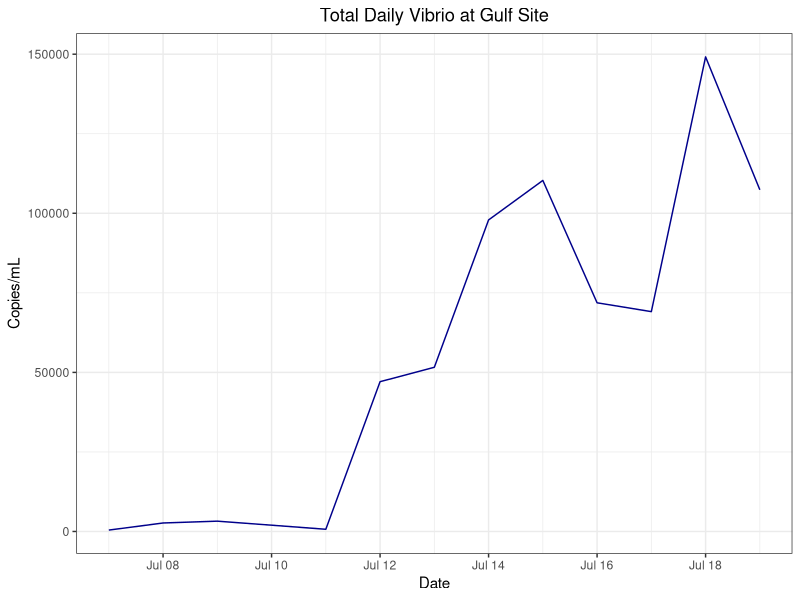
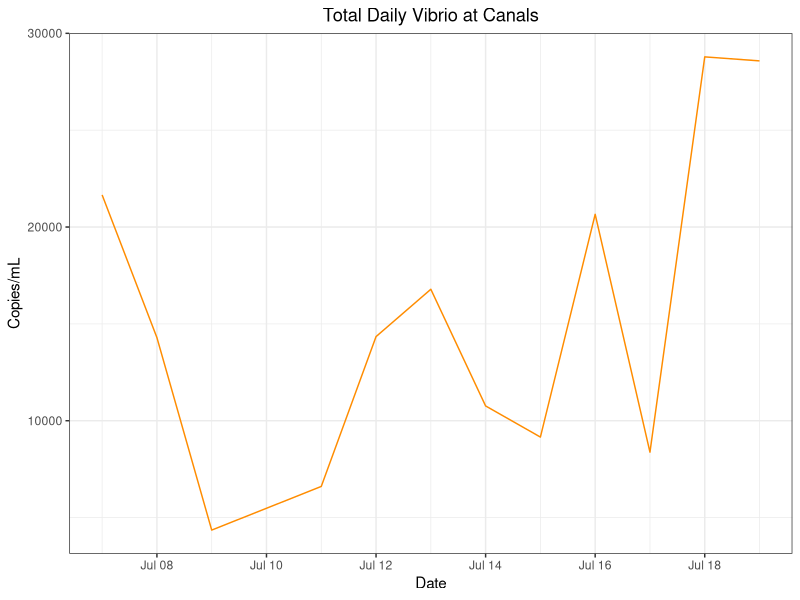
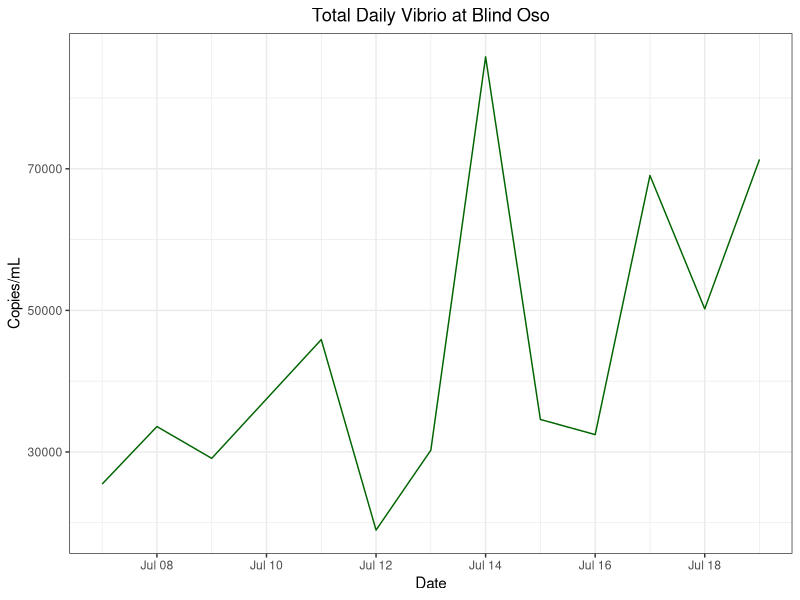
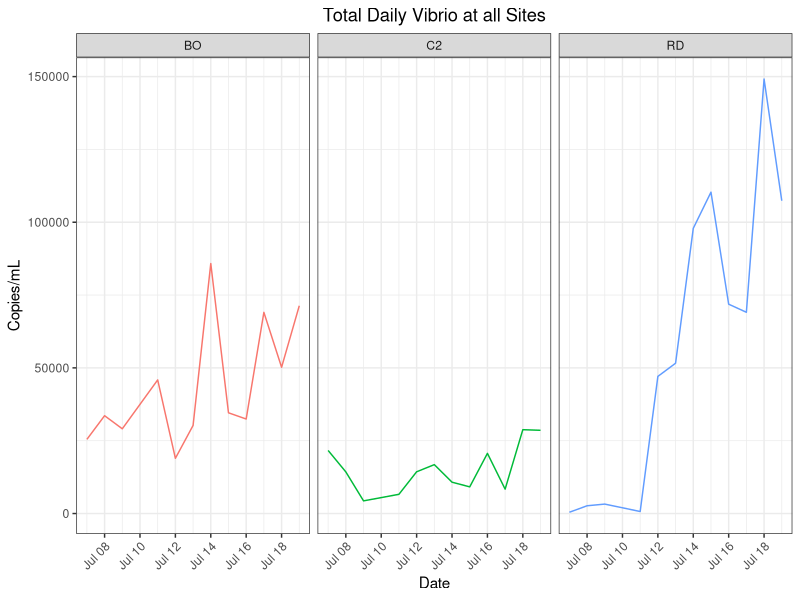
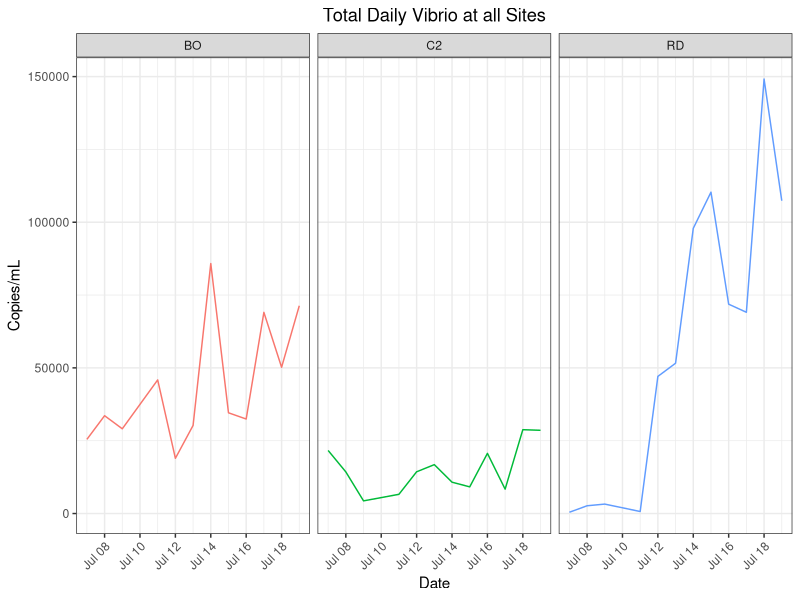

Recreate these plots in R, in order.
## ---- chunk 1
library(tidyverse)
library(here)
## ---- chunk 2
copies<- read_csv(here("data", "processed_data", "clean_copies_date.csv")) #This is the clean_data.csv from copies_calculator but with date manually added in,
## ---- chunk 3
#Daily All Sites
daily<- copies %>%
  select(date,copies_mL,site,Type) %>%
  filter(Type %in% "Daily") %>%
drop_na() #Get rid of NAs


#Daily by Site
bo_daily <- daily %>% filter(site %in% "BO") #Blind Oso Bay
c2_daily <- daily %>% filter(site %in% "C2") #Canals
rd_daily <- daily %>% filter(site %in% "RD") #Gulf Site



## ---- chunk 4
rd_daily %>%
  ggplot() +geom_line(
    aes(x = date,
        y = copies_mL),
    color = "darkblue") +
  theme_bw() +
  labs(
    x = "Date",
    y = "Copies/mL",
    title = "Total Daily Vibrio at Gulf Site") +
  theme(plot.title = element_text(hjust = 0.5))
## ---- chunk 5
c2_daily %>%
  ggplot() +geom_line(
    aes(x = date,
        y = copies_mL),
    color = "darkorange") +
  theme_bw() +
  labs(
    x = "Date",
    y = "Copies/mL",
    title = "Total Daily Vibrio at Canals") +
  theme(plot.title = element_text(hjust = 0.5))
## ---- chunk 6
bo_daily %>%
  ggplot() +geom_line(
    aes(x = date,
        y = copies_mL),
    color = "darkgreen") +
  theme_bw() +
  labs(
    x = "Date",
    y = "Copies/mL",
    title = "Total Daily Vibrio at Blind Oso") +
  theme(plot.title = element_text(hjust = 0.5))
## ---- chunk 7
tot_vib<- daily %>% ggplot()+geom_line(
  aes(x = date,
      y = copies_mL,
      color = site))+
  facet_wrap(~site) +
  theme_bw()+
  labs(
    x = "Date",
    y = "Copies/mL",
    title = "Total Daily Vibrio at all Sites") +
  theme(plot.title = element_text(hjust = 0.5)) + #center title
  theme(axis.text.x = element_text(angle = 45, hjust = 1)) + #Tilt x axis labels 
  theme(legend.position = "none") #Removes legend 

tot_vib
## ---- chunk 8
png(file = here("results", "plots", "tot_vib_allsites_daily.png"))
tot_vib
dev.off()
